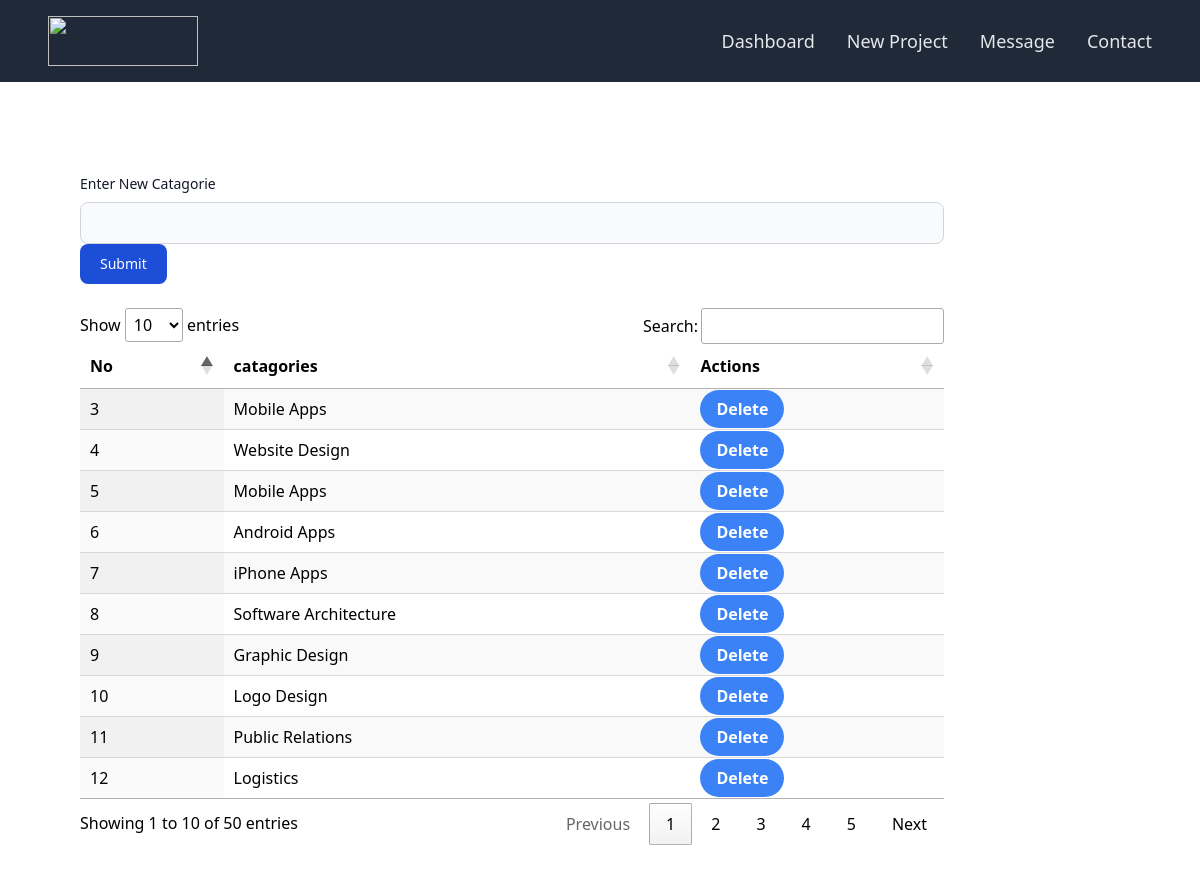
Page /dash/Pages/addcat.php on the committed database.
### tables this page shows
CREATE TABLE `catagorie` (
  `id` int(11) NOT NULL,
  `Catagorie_Name` varchar(40) NOT NULL
);

### dash/Pages/php/catfun.php (called while the page is built, shortened)
<?php
function get_all_cat($conn) {
    $sql = "SELECT * FROM catagorie";
    $stmt = $conn->prepare($sql);
    $stmt->execute();
    $result = $stmt->get_result();
    $projects = array();
    while ($row = $result->fetch_assoc()) {
        $projects[] = $row;
    }
    return $projects;
}
?>

### dash/Pages/addcat.php (the view, shortened to what this page needs)
<?php
include "php/conn.php";
include "php/catfun.php";
$cat = get_all_cat($conn);
 ?>
<!DOCTYPE html>
<html lang="en">
<head>
    <link href="https://unpkg.com/tailwindcss@^2/dist/tailwind.min.css" rel="stylesheet">
    <link rel="stylesheet" href="https://cdn.datatables.net/1.11.2/css/jquery.dataTables.min.css">
</head>
<body>
<nav class="p-4 bg-gray-800 text-gray-200 mb-3">
  <div class="flex justify-between items-center">
  <div class="flex items-center pl-8">
    <img class="well" style="height: 50px; width: 150px;" src="https://verticalmedia.co.in/img/logo.png" >
  </div>
    <div class="hidden md:flex">
  <ul class="hidden md:flex">
    <li class="text-lg pr-8 "><a href="../Website.php" class="transition duration-300 focus:outline-none focus:text-yellow-500 focus:underline hover:underline hover:text-yellow-500" style="text-underline-offset: 8px;">Dashboard</a></li>
    <li class="text-lg pr-8"><a href="../../postproj.php" class="transition duration-300 focus:outline-none focus:text-yellow-500 focus:underline hover:underline hover:text-yellow-500" style="text-underline-offset: 8px;">New Project</a></li>
    <li class="text-lg pr-8"><a href="" class="transition duration-300 focus:outline-none focus:text-yellow-500 focus:underline hover:underline hover:text-yellow-500" style="text-underline-offset: 8px;">Message</a></li>
    <li class="text-lg pr-8"><a href="postproj.php" class="transition duration-300 focus:outline-none focus:text-yellow-500 focus:underline hover:underline hover:text-yellow-500" style="text-underline-offset: 8px;">Contact</a></li>
  </ul>
  </div>
  </div>
</nav>
<div class="container p-20  ">
<form action="php/addcat.php" method="POST" enctype="multipart/form-data">
  <div class="mb-6">
    <label for="text" class="block mb-2 text-sm font-medium text-gray-900 dark:text-white">Enter New Catagorie</label>
    <input type="text" name="Category_name" id="Category_name" class="bg-gray-50 border border-gray-300 text-gray-900 text-sm rounded-lg focus:ring-blue-500 focus:border-blue-500 block w-full p-2.5 dark:bg-gray-700 dark:border-gray-600 dark:placeholder-gray-400 dark:text-white dark:focus:ring-blue-500 dark:focus:border-blue-500"  required>
    <button type="submit" name="submit" class="text-white bg-blue-700 hover:bg-blue-800 focus:ring-4 focus:outline-none focus:ring-blue-300 font-medium rounded-lg text-sm w-full sm:w-auto px-5 py-2.5 text-center dark:bg-blue-600 dark:hover:bg-blue-700 dark:focus:ring-blue-800">Submit</button>
  </div>
  <table id="example" class="display">
                <thead>
                    <tr>
                    <th style="visible:hidden;">No</th>
                        <th>catagories</th>
                        <th>Actions</th>
                    </tr>
                </thead>
                <tbody>
                    <?php foreach ($cat as $cats): ?>
                        <tr>
                        <td><?= $cats['id'] ?></td>
                            <td><?= $cats['Catagorie_Name'] ?></td>
                            <td><a class="bg-blue-500 hover:bg-blue-700 text-white font-bold py-2 px-4 rounded-full" href="php/deletecat.php?id=<?= urlencode($cats['id']) ?>" onclick="return confirm('Are you sure you want to delete this Catagorie_Name?')">Delete</a>
                            </td>
                        </tr>
                    <?php endforeach; ?>
                </tbody>
  </table>
</form>
</div>
</body>
</html>

### rows in the picture
catagorie: id "3", Catagorie_Name "Mobile Apps"
catagorie: id "4", Catagorie_Name "Website Design"
catagorie: id "5", Catagorie_Name "Mobile Apps"
catagorie: id "6", Catagorie_Name "Android Apps"
catagorie: id "7", Catagorie_Name "iPhone Apps"
catagorie: id "8", Catagorie_Name "Software Architecture"
catagorie: id "9", Catagorie_Name "Graphic Design"
catagorie: id "10", Catagorie_Name "Logo Design"
catagorie: id "11", Catagorie_Name "Public Relations"
catagorie: id "12", Catagorie_Name "Logistics"
